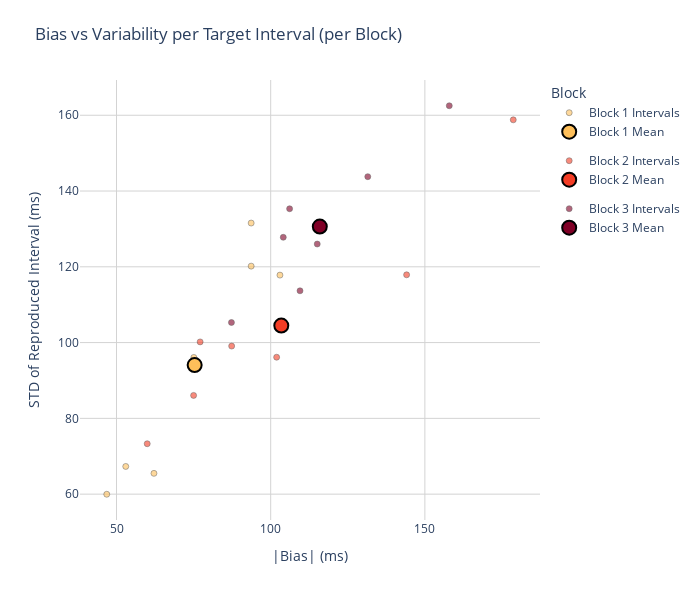

This figure's notebook cell:
### Code cell
import pandas as pd
import numpy as np
import plotly.graph_objects as go
from matplotlib import cm
import matplotlib.colors as mcolors

# --- Assumes go_df is already defined and cleaned ---

# Get unique blocks
blocks = sorted(go_df['prior_mean'].unique())

# Color map
cmap = cm.get_cmap('YlOrRd', len(blocks)+1)
ordered_colors = [mcolors.to_hex(cmap(i+1)) for i in range(len(blocks))]

# --- Compute bias and std for each target_interval × block ---
summary_rows = []

for i, iBlock in enumerate(blocks):
    block_df = go_df[go_df['prior_mean'] == iBlock]
    color = ordered_colors[i]
    
    for interval in sorted(block_df['target_interval'].unique()):
        sub_df = block_df[block_df['target_interval'] == interval]
        if len(sub_df) < 2:
            continue  # Not enough data to compute std

        bias = np.abs(sub_df['reproduced_interval'] - sub_df['target_interval']).mean()
        std = sub_df['reproduced_interval'].std()

        summary_rows.append({
            'block': f'Block {i+1}',
            'prior_mean': iBlock,
            'target_interval': interval,
            'bias': bias,
            'std': std,
            'color': color
        })

# Convert to DataFrame
summary_df = pd.DataFrame(summary_rows)


import pandas as pd
import numpy as np
import plotly.graph_objects as go
from matplotlib import cm
import matplotlib.colors as mcolors

# --- Color Setup ---
blocks = sorted(summary_df['prior_mean'].unique())
cmap = cm.get_cmap('YlOrRd', len(blocks)+1)
ordered_colors = [mcolors.to_hex(cmap(i+1)) for i in range(len(blocks))]

# --- Initialize plot ---
traces = []

# --- Plot small dots for each target interval ---
for i, block_val in enumerate(blocks):
    block_data = summary_df[summary_df['prior_mean'] == block_val]

    traces.append(
        go.Scatter(
            x=block_data['bias'],
            y=block_data['std'],
            mode='markers',
            name=f'Block {i+1} Intervals',
            marker=dict(
                color=ordered_colors[i],
                size=6,
                line=dict(width=0.5, color='black')
            ),
            opacity=0.6,
            legendgroup=f'block_{i}',
            showlegend=True
        )
    )

    # --- Compute and plot block-wise mean ---
    mean_bias = block_data['bias'].mean()
    mean_std = block_data['std'].mean()

    traces.append(
        go.Scatter(
            x=[mean_bias],
            y=[mean_std],
            mode='markers',
            name=f'Block {i+1} Mean',
            marker=dict(
                color=ordered_colors[i],
                size=14,
                symbol='circle',
                line=dict(width=2, color='black')
            ),
            legendgroup=f'block_{i}',
            showlegend=True
        )
    )

# --- Layout ---
layout = go.Layout(
    title='Bias vs Variability per Target Interval (per Block)',
    xaxis=dict(title='|Bias| (ms)'),
    yaxis=dict(title='STD of Reproduced Interval (ms)'),
    width=700,
    height=600,
    legend=dict(title='Block', x=1.02),
    plot_bgcolor='white',
    margin=dict(l=80, r=160, t=80, b=80)
)

fig = go.Figure(data=traces, layout=layout)
fig.update_xaxes(showgrid=True, gridcolor='lightgray')
fig.update_yaxes(showgrid=True, gridcolor='lightgray')
fig.show()

### Figure 1 — Plotly figure (JSON) as saved in the notebook; plotly's stock layout.template omitted (floating-point values rounded to 4 significant figures)
{"data": [{"legendgroup": "block_0", "marker": {"color": "#febf5a", "line": {"color": "black", "width": 0.5}, "size": 6}, "mode": "markers", "name": "Block 1 Intervals", "opacity": 0.6, "showlegend": true, "type": "scatter", "x": [46.83, 62.14, 75.08, 93.67, 103, 93.67, 53], "y": [59.97, 65.49, 96.09, 131.5, 117.8, 120.2, 67.31]}, {"legendgroup": "block_0", "marker": {"color": "#febf5a", "line": {"color": "black", "width": 2}, "size": 14, "symbol": "circle"}, "mode": "markers", "name": "Block 1 Mean", "showlegend": true, "type": "scatter", "x": [75.34], "y": [94.06]}, {"legendgroup": "block_1", "marker": {"color": "#f43d25", "line": {"color": "black", "width": 0.5}, "size": 6}, "mode": "markers", "name": "Block 2 Intervals", "opacity": 0.6, "showlegend": true, "type": "scatter", "x": [178.7, 144.1, 87.34, 59.96, 77.12, 75, 101.9], "y": [158.8, 117.9, 99.08, 73.3, 100.2, 86.06, 96.14]}, {"legendgroup": "block_1", "marker": {"color": "#f43d25", "line": {"color": "black", "width": 2}, "size": 14, "symbol": "circle"}, "mode": "markers", "name": "Block 2 Mean", "showlegend": true, "type": "scatter", "x": [103.4], "y": [104.5]}, {"legendgroup": "block_2", "marker": {"color": "#800026", "line": {"color": "black", "width": 0.5}, "size": 6}, "mode": "markers", "name": "Block 3 Intervals", "opacity": 0.6, "showlegend": true, "type": "scatter", "x": [157.9, 115.1, 131.5, 87.27, 106.1, 104.1, 109.5], "y": [162.5, 126.0, 143.8, 105.3, 135.3, 127.8, 113.7]}, {"legendgroup": "block_2", "marker": {"color": "#800026", "line": {"color": "black", "width": 2}, "size": 14, "symbol": "circle"}, "mode": "markers", "name": "Block 3 Mean", "showlegend": true, "type": "scatter", "x": [115.9], "y": [130.6]}], "layout": {"height": 600, "legend": {"title": {"text": "Block"}, "x": 1.02}, "margin": {"b": 80, "l": 80, "r": 160, "t": 80}, "plot_bgcolor": "white", "title": {"text": "Bias vs Variability per Target Interval (per Block)"}, "width": 700, "xaxis": {"gridcolor": "lightgray", "showgrid": true, "title": {"text": "|Bias| (ms)"}}, "yaxis": {"gridcolor": "lightgray", "showgrid": true, "title": {"text": "STD of Reproduced Interval (ms)"}}}}
